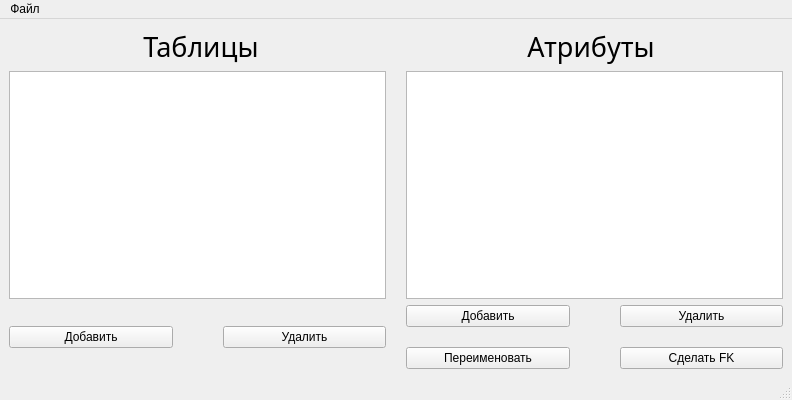
<?xml version="1.0" encoding="UTF-8"?>
<ui version="4.0">
 <class>AdminWindow</class>
 <widget class="QMainWindow" name="AdminWindow">
  <property name="geometry">
   <rect>
    <x>0</x>
    <y>0</y>
    <width>792</width>
    <height>400</height>
   </rect>
  </property>
  <property name="windowTitle">
   <string>Администрирование БД</string>
  </property>
  <widget class="QWidget" name="centralwidget">
   <layout class="QVBoxLayout" name="verticalLayout_3">
    <item>
     <layout class="QVBoxLayout" name="verticalLayout">
      <item>
       <layout class="QHBoxLayout" name="horizontalLayout_3">
        <item>
         <widget class="QLabel" name="label">
          <property name="font">
           <font>
            <family>Segoe UI Semilight</family>
            <pointsize>20</pointsize>
           </font>
          </property>
          <property name="text">
           <string>Таблицы</string>
          </property>
          <property name="alignment">
           <set>Qt::AlignCenter</set>
          </property>
         </widget>
        </item>
        <item>
         <widget class="QLabel" name="label_2">
          <property name="font">
           <font>
            <family>Segoe UI Semilight</family>
            <pointsize>20</pointsize>
           </font>
          </property>
          <property name="text">
           <string>Атрибуты</string>
          </property>
          <property name="alignment">
           <set>Qt::AlignCenter</set>
          </property>
         </widget>
        </item>
       </layout>
      </item>
      <item>
       <layout class="QHBoxLayout" name="horizontalLayout_5">
        <property name="spacing">
         <number>20</number>
        </property>
        <item>
         <widget class="QListView" name="tableNames"/>
        </item>
        <item>
         <widget class="QListView" name="columnNames"/>
        </item>
       </layout>
      </item>
      <item>
       <layout class="QHBoxLayout" name="horizontalLayout_6">
        <property name="spacing">
         <number>20</number>
        </property>
        <item>
         <layout class="QHBoxLayout" name="horizontalLayout">
          <property name="spacing">
           <number>50</number>
          </property>
          <item>
           <widget class="QPushButton" name="addTable">
            <property name="text">
             <string>Добавить</string>
            </property>
           </widget>
          </item>
          <item>
           <widget class="QPushButton" name="delTable">
            <property name="text">
             <string>Удалить</string>
            </property>
           </widget>
          </item>
         </layout>
        </item>
        <item>
         <layout class="QVBoxLayout" name="verticalLayout_2">
          <item>
           <layout class="QHBoxLayout" name="horizontalLayout_2">
            <property name="spacing">
             <number>50</number>
            </property>
            <item>
             <widget class="QPushButton" name="addCol">
              <property name="text">
               <string>Добавить</string>
              </property>
             </widget>
            </item>
            <item>
             <widget class="QPushButton" name="delCol">
              <property name="text">
               <string>Удалить</string>
              </property>
             </widget>
            </item>
           </layout>
          </item>
          <item>
           <layout class="QHBoxLayout" name="horizontalLayout_4">
            <property name="spacing">
             <number>50</number>
            </property>
            <item>
             <widget class="QPushButton" name="renameCol">
              <property name="text">
               <string>Переименовать</string>
              </property>
             </widget>
            </item>
            <item>
             <widget class="QPushButton" name="makeFK">
              <property name="text">
               <string>Сделать FK</string>
              </property>
             </widget>
            </item>
           </layout>
          </item>
         </layout>
        </item>
       </layout>
      </item>
     </layout>
    </item>
   </layout>
  </widget>
  <widget class="QMenuBar" name="menubar">
   <property name="geometry">
    <rect>
     <x>0</x>
     <y>0</y>
     <width>792</width>
     <height>20</height>
    </rect>
   </property>
   <widget class="QMenu" name="file">
    <property name="title">
     <string>Файл</string>
    </property>
    <addaction name="update"/>
    <addaction name="relogin"/>
    <addaction name="exit"/>
   </widget>
   <addaction name="file"/>
  </widget>
  <widget class="QStatusBar" name="statusbar"/>
  <action name="relogin">
   <property name="text">
    <string>Выйти из учетной записи</string>
   </property>
  </action>
  <action name="exit">
   <property name="text">
    <string>Выйти</string>
   </property>
   <property name="shortcut">
    <string>Ctrl+Q</string>
   </property>
  </action>
  <action name="update">
   <property name="text">
    <string>Обновить</string>
   </property>
   <property name="shortcut">
    <string>F5</string>
   </property>
  </action>
 </widget>
 <resources/>
 <connections/>
</ui>
